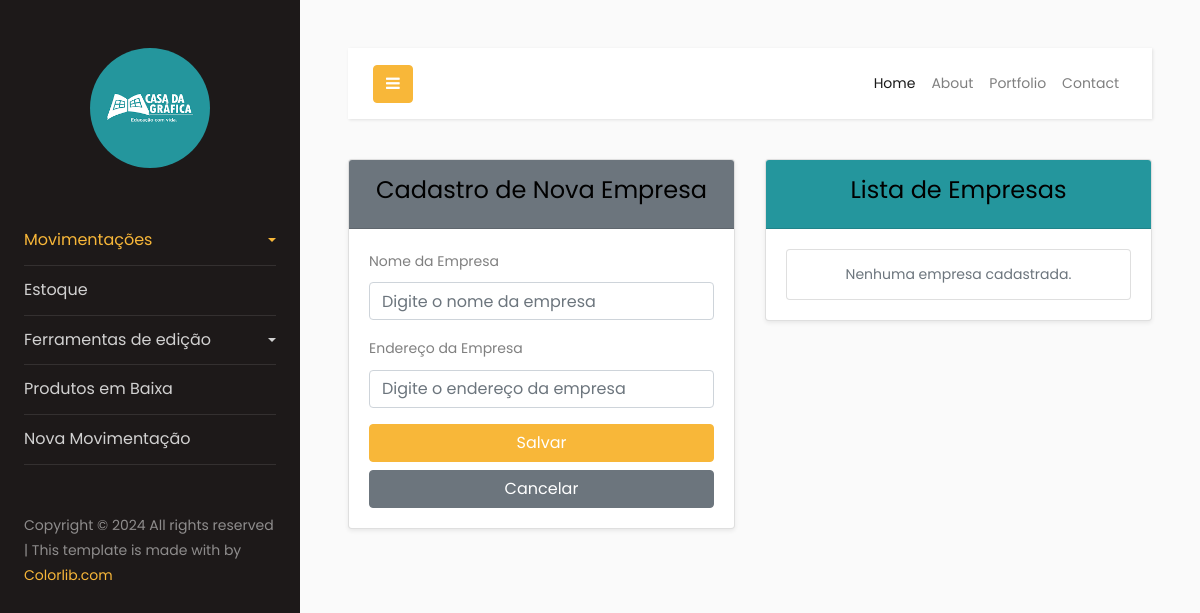
The page /empresa/ (signed in) on the database as committed earlier.
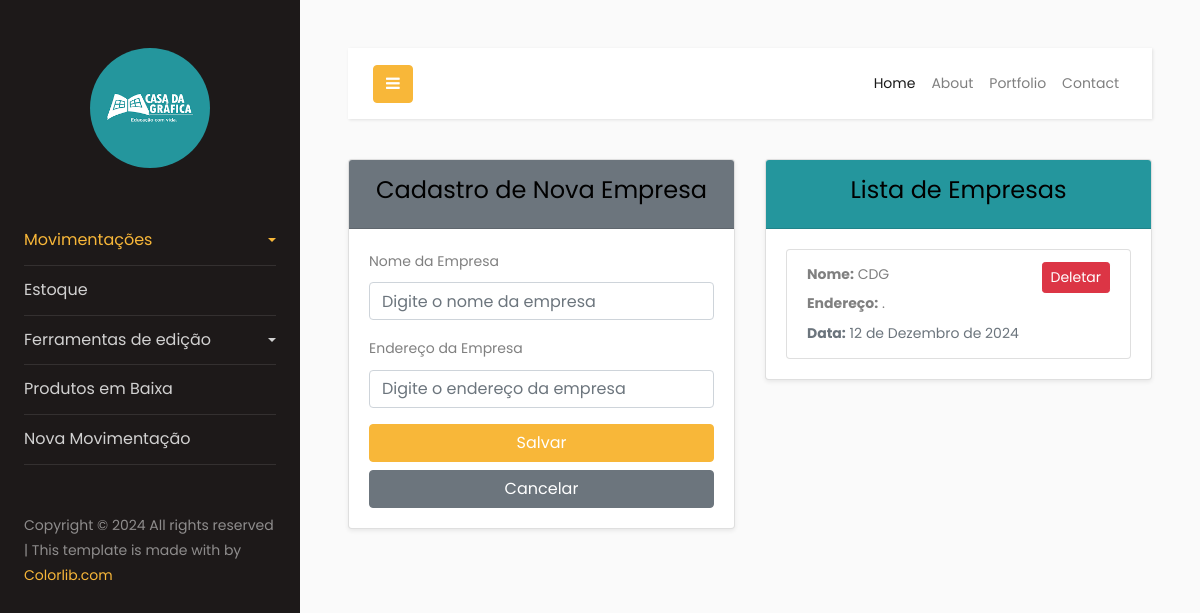
The same page on the database as committed later.
### empresa/models.py (models this page shows, shortened)
class Empresa(models.Model):
    nome = models.CharField(max_length=255)
    endereco = models.TextField()
    data = models.DateField(auto_now_add=True)

### empresa/views.py (the view, shortened to what this page needs)
# urls.py: path('empresa/', EmpresaListView.as_view(), name='empresa-list'),
class EmpresaListView(LoginRequiredMixin, ListView):
    model = Empresa
    template_name = 'empresa_list.html'
    context_object_name = 'empresas'
    def get(self, request):
        empresas = Empresa.objects.all()  # Obtenha a lista de empresas
        return render(request, 'empresa_list.html', {'empresas': empresas})

### empresa/templates/empresa_list.html (shortened to what this page needs)
<!DOCTYPE html>
<html lang="pt-br">
  {% include 'components/header/header.html' %}
  <body>
      <div class="row gy-4">
        <div class="col-12 col-md-6 mb-3">
          <div class="card shadow-sm">
            <div class="card-header text-center bg-secondary text-white">
              <h4>Cadastro de Nova Empresa</h4>
            </div>
            <div class="card-body">
              <form method="post">
                <div class="mb-3">
                  <label for="nome" class="form-label">Nome da Empresa</label>
                  <input type="text" name="empresa" id="empresa" class="form-control" placeholder="Digite o nome da empresa" required>
                </div>
                <div class="mb-3">
                  <label for="endereco" class="form-label">Endereço da Empresa</label>
                  <input type="text" name="endereco" id="endereco" class="form-control" placeholder="Digite o endereço da empresa" required>
                </div>
                <button type="submit" class="btn btn-primary w-100">Salvar</button>
                <a href="{% url 'empresa-list' %}" class="btn btn-secondary w-100 mt-2">Cancelar</a>
              </form>
            </div>
          </div>
        </div>
        <div class="col-12 col-md-6 mb-3">
          <div class="card shadow-sm">
            <div class="card-header text-center text-white" style="background-color: #24969d;">
              <h4>Lista de Empresas</h4>
            </div>
            <div class="card-body">
              <ul class="list-group">
                {% for empresa in empresas %}
                  <li class="list-group-item d-flex flex-column flex-md-row justify-content-between align-items-start gap-3">
                    <div class="flex-grow-1">
                      <p class="mb-1"><strong>Nome:</strong> {{ empresa.nome }}</p>
                      <p class="mb-1"><strong>Endereço:</strong> {{ empresa.endereco }}</p>
                      <p class="mb-0 text-muted"><strong>Data:</strong> {{ empresa.data }}</p>
                    </div>
                    <div class="text-nowrap">
                      <a href="{% url 'empresa-delete' empresa.pk %}" class="btn btn-danger btn-sm">Deletar</a>
                    </div>
                  </li>
                {% empty %}
                  <li class="list-group-item text-center text-muted">
                    Nenhuma empresa cadastrada.
                  </li>
                {% endfor %}
              </ul>
            </div>
          </div>
        </div>
      </div>
  </body>
  {% include 'components/footer/footer.html' %}
</html>

Rows that differ between the two databases and show on the page:
added Empresa: nome "CDG", endereco ".", data "12 de Dezembro de 2024"
Other text that changed with them:
text no longer shown: "Nenhuma empresa cadastrada."
